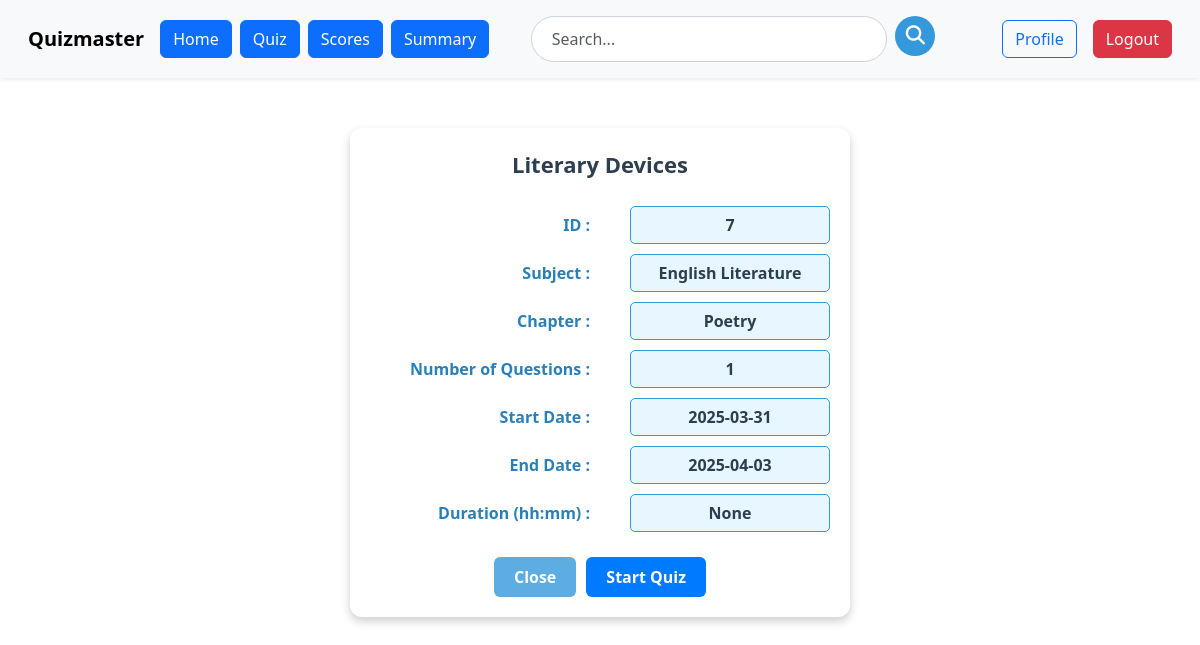
The app's page /user/view_quiz/7 (signed in), older data.
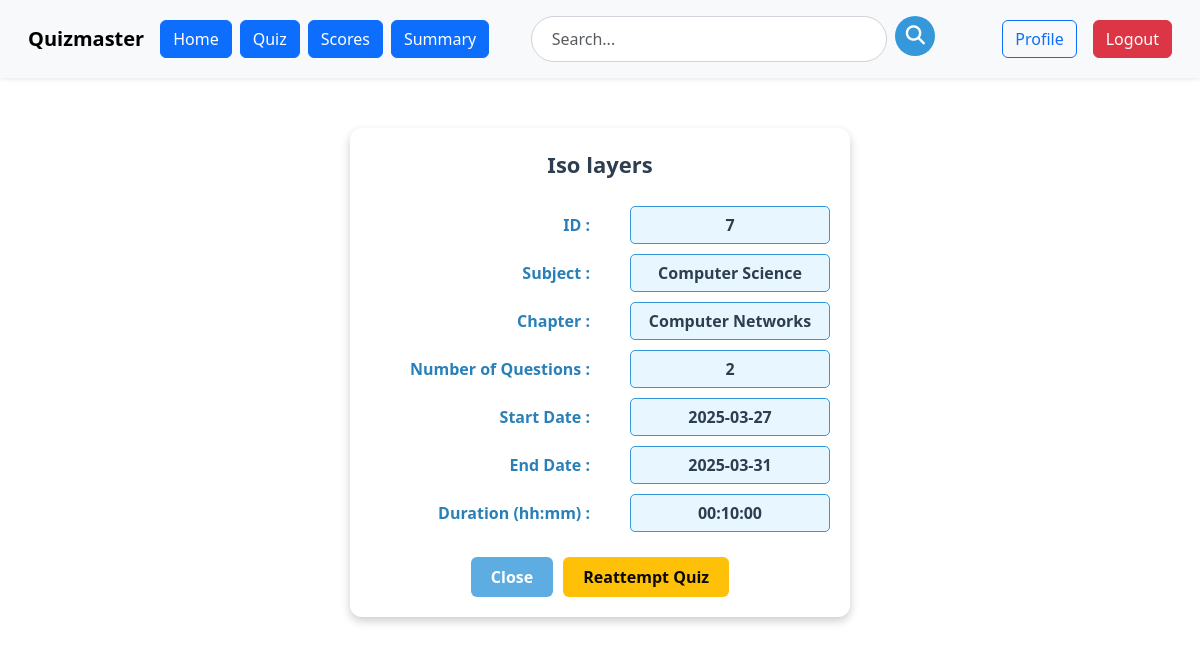
The same page, newer data.
### models.py (models this page shows)
class Quiz(db.Model):
    id=db.Column(db.Integer, primary_key=True)
    name = db.Column(db.String(100), nullable=False)
    description=db.Column(db.String(256), nullable=True)
    start_date=db.Column(db.Date, nullable=True)
    end_date=db.Column(db.Date, nullable=True)
    time_duration=db.Column(db.Time, nullable=True)
    remarks=db.Column(db.String(256), nullable=True)
    no_of_questions=db.Column(db.Integer, nullable=True)
    is_active=db.Column(db.Boolean, nullable=False, default=False)
    questions = db.relationship('Questions', backref='quiz', lazy=True)
    total_attempted=db.Column(db.Integer, nullable=False, default=0)
    scores = db.relationship('Scores', backref='quiz', lazy=True)
    subject_id=db.Column(db.Integer, db.ForeignKey('subject.id'), nullable=False)
    chapter_id= db.Column(db.Integer, db.ForeignKey('chapter.id'),nullable=False)

class Subject(db.Model):
    id=db.Column(db.Integer, primary_key=True)
    name=db.Column(db.String(32), unique=True)
    Description=db.Column(db.String(256), nullable=False)
    category=db.Column(db.String(32), nullable=True)
    chapters = db.relationship('Chapter', backref='subject', lazy=True)
    quizzes = db.relationship('Quiz', backref='subject', lazy=True)

class Chapter(db.Model):
    id=db.Column(db.Integer, primary_key=True)
    name=db.Column(db.String(32), unique=True)
    Description=db.Column(db.String(256), nullable=True)
    no_of_questions=db.Column(db.Integer, nullable=True)
    subject_id=db.Column(db.Integer, db.ForeignKey('subject.id'), nullable=False)
    quizzes = db.relationship('Quiz', backref='chapter', lazy=True)
    questions = db.relationship('Questions', backref='chapter', lazy=True)

### routes.py (the view)
@app.route('/user/view_quiz/<int:quiz_id>')
@auth_required
def view_quiz(quiz_id):
    quiz = Quiz.query.get_or_404(quiz_id)
    user_id = session.get('user_id')  # Get the logged-in user's ID
    attempted = Scores.query.filter_by(user_id=user_id, quiz_id=quiz_id).first()
    flag = 'false' if attempted else 'true'
    return render_template('user/view_quiz.html', quiz=quiz,flag=flag)

### routes.py (called while the page is built)
def auth_required(f):
    @wraps(f)
    def inner(*args, **kwargs):
        if 'user_id' not in session:
            flash('please login to continue')
            return redirect(url_for('login'))
        return f(*args, **kwargs)
    return inner

### templates/user/view_quiz.html (shortened to what this page needs)
{% extends 'user/user_layout.html' %}
{% block content %}
<head>
    <link href="https://cdn.jsdelivr.net/npm/bootstrap@5.3.2/dist/css/bootstrap.min.css" rel="stylesheet">
</head>
<div class="quiz-container">
    <div class="quiz-title">{{ quiz.name }}</div>
    <div class="quiz-row">
        <span class="quiz-label">ID :</span>
        <span class="quiz-field">{{ quiz.id }}</span>
    </div>
    <div class="quiz-row">
        <span class="quiz-label">Subject :</span>
        <span class="quiz-field">{{ quiz.subject.name }}</span>
    </div>
    <div class="quiz-row">
        <span class="quiz-label">Chapter :</span>
        <span class="quiz-field">{{ quiz.chapter.name }}</span>
    </div>
    <div class="quiz-row">
        <span class="quiz-label">Number of Questions :</span>
        <span class="quiz-field">{{ quiz.no_of_questions }}</span>
    </div>
    <div class="quiz-row">
        <span class="quiz-label">Start Date :</span>
        <span class="quiz-field">{{ quiz.start_date }}</span>
    </div>
    <div class="quiz-row">
        <span class="quiz-label">End Date :</span>
        <span class="quiz-field">{{ quiz.end_date }}</span>
    </div>
    <div class="quiz-row">
        <span class="quiz-label">Duration (hh:mm) :</span>
        <span class="quiz-field">{{ quiz.time_duration }}</span>
    </div>
    <div class="quiz-buttons">
        <a href="{{ url_for('user_quiz') }}" class="btn btn-close-custom">Close</a>
        {% if flag=='true' %}
            <a href="{{ url_for('attempt_quiz', quiz_id=quiz.id) }}" class="btn btn-start">Start Quiz</a>
        {% else %}
            <a href="{{ url_for('attempt_quiz', quiz_id=quiz.id) }}" class="btn btn-start yellow">Reattempt Quiz</a>
        {% endif %}
    </div>
</div>
{% endblock %}

Row changes from the older to the newer data that the page shows:
removed Subject: subject.name "English Literature"
changed Quiz id 7: name "Literary Devices" → "Iso layers"; no_of_questions "1" → "2"; start_date "2025-03-31" → "2025-03-27"; end_date "2025-04-03" → "2025-03-31"; time_duration "None" → "00:10:00"
now on this page (row unchanged): Subject: subject.name "Computer Science"
changed Chapter: chapter.name "Poetry" → "Computer Networks"
Text that changed along with them:
text no longer shown: "Start Quiz"
text now shown: "Reattempt Quiz"
